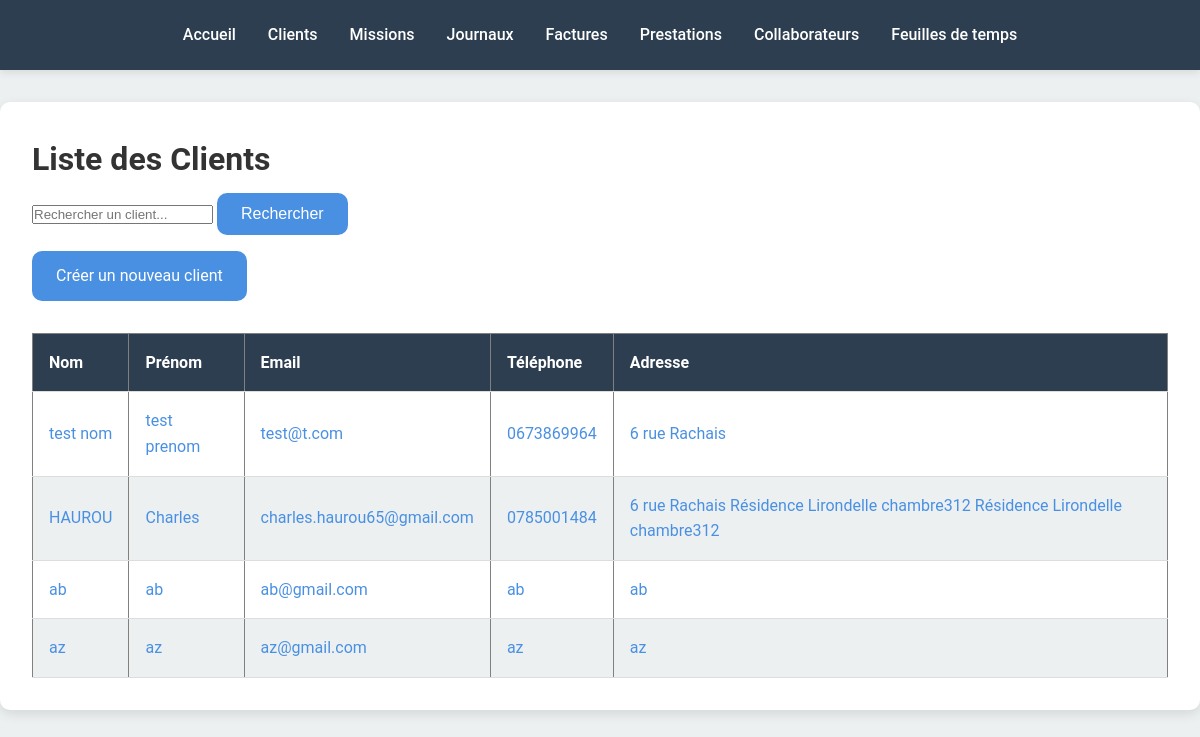
/clients/ (signed in), run on an earlier commit of the app's database.
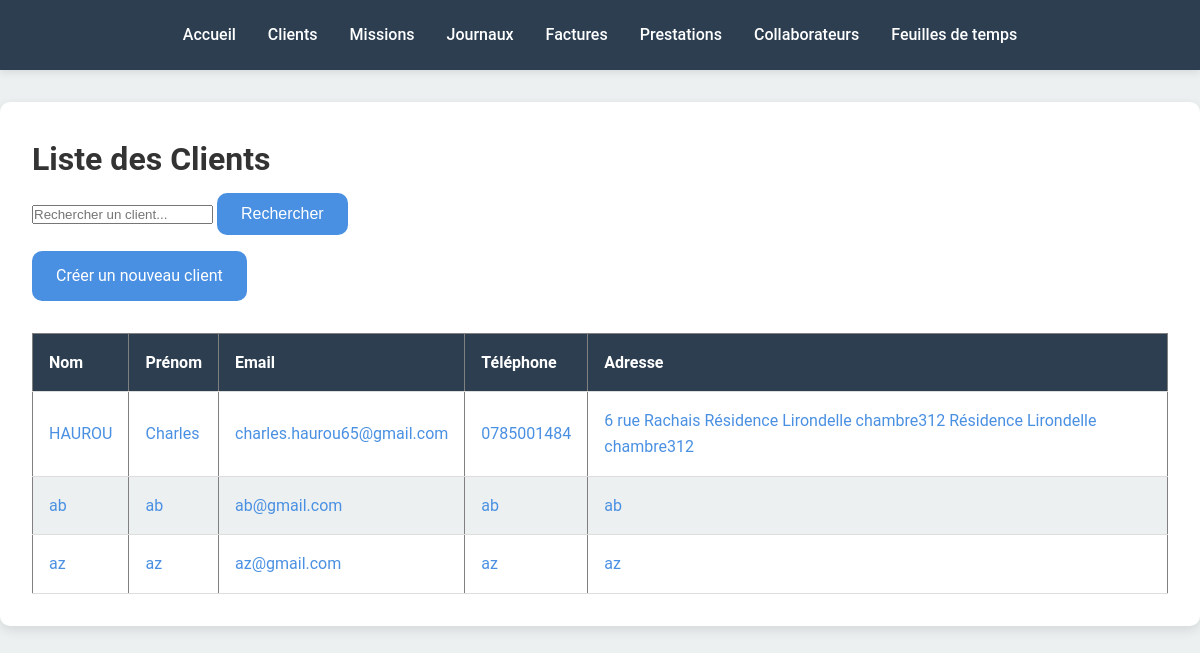
And on a later commit of the database.
### projManagement/models.py (models this page shows, shortened)
class Client(models.Model):
    nom = models.CharField(max_length=100)
    prenom = models.CharField(max_length=100)
    email = models.EmailField(unique=True)
    telephone = models.CharField(max_length=20, blank=True, null=True)
    adresse = models.CharField(max_length=255, blank=True, null=True)
    ville = models.CharField(max_length=100, blank=True, null=True)
    code_postal = models.CharField(max_length=10, blank=True, null=True)
    pays = models.CharField(max_length=100, blank=True, null=True)
    date_inscription = models.DateTimeField(auto_now_add=True)
    statut = models.BooleanField(default=False)

### projManagement/views.py (the view, shortened to what this page needs)
# urls.py: path('clients/', views.clients, name='clients'),
def clients(request):
    query = request.GET.get('q', '')
    clients_list = Client.objects.all()
    return render(request, "projManagement/clients.html", {"clients": clients_list, "query": query})

### projManagement/templates/projManagement/clients.html
{% extends 'projManagement/overlay.html' %}
{% block content %}
<h1>Liste des Clients</h1>
<form method="GET" action="">
    <input type="text" name="q" placeholder="Rechercher un client..." value="{{ request.GET.q }}">
    <button type="submit" class="btn">Rechercher</button>
</form>
<a href="{% url 'creer_client' %}" class="btn">Créer un nouveau client</a>
<table border="1">
    <thead>
        <tr>
            <th>Nom</th>
            <th>Prénom</th>
            <th>Email</th>
            <th>Téléphone</th>
            <th>Adresse</th>
        </tr>
    </thead>
    <tbody>
        {% for client in clients %}
        <tr>
            <td><a href="{% url 'detail_client' client.id %}">{{ client.nom }}</a></td>
            <td><a href="{% url 'detail_client' client.id %}">{{ client.prenom }}</a></td>
            <td><a href="{% url 'detail_client' client.id %}">{{ client.email }}</a></td>
            <td><a href="{% url 'detail_client' client.id %}">{{ client.telephone }}</a></td>
            <td><a href="{% url 'detail_client' client.id %}">{{ client.adresse }}</a></td>
        </tr>
        {% empty %}
        <tr>
            <td colspan="5">Aucun client trouvé.</td>
        </tr>
        {% endfor %}
    </tbody>
</table>
{% endblock %}

What changed in the data, as far as the page shows it:
removed Client: nom "test nom", prenom "test prenom", email "test@t.com", telephone "0673869964", adresse "6 rue Rachais"
